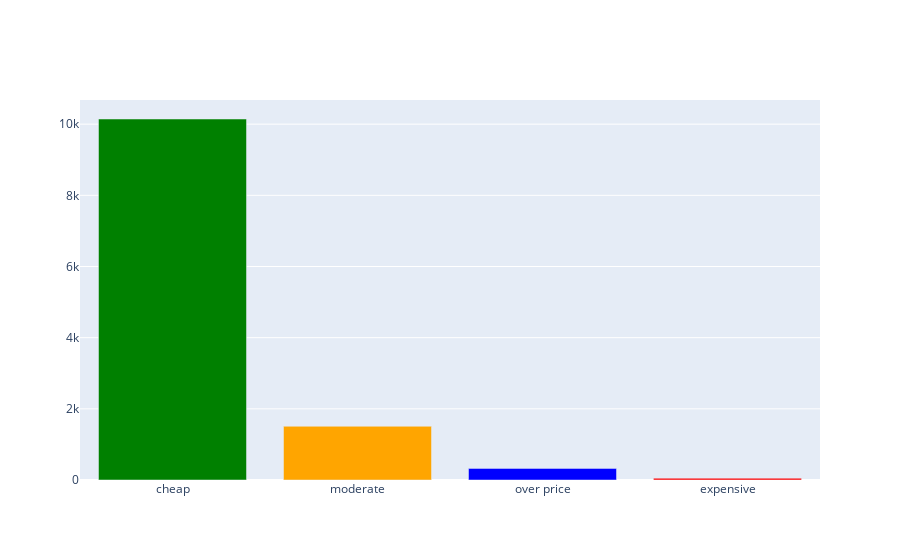

Notebook code for this chart:
### Code cell
# to visualize the distribution of restaurant costs based on specified price bins
# to categorize restaurants into groups like 'cheap,' 'moderate,' 'over price,' and 'expensive' based on their 'Price for 2' values
bins = [0,500,1000,2500,float("inf")]
groups = ['cheap','moderate','over price','expensive']
df['Cost'] = pd.cut(df['Price for 2'], bins,labels=groups)
a = df['Cost'].value_counts().tolist()
colors = ['green','orange','blue','red']
fig = pg.Figure(data=[pg.Bar(x=groups,y=a,marker_color=colors)])
fig.show()

### Figure 1 — Plotly figure (JSON) as saved in the notebook; plotly's stock layout.template omitted (floating-point values rounded to 4 significant figures)
{"data": [{"marker": {"color": ["green", "orange", "blue", "red"]}, "type": "bar", "x": ["cheap", "moderate", "over price", "expensive"], "y": [10145, 1510, 326, 51]}], "layout": {}}
